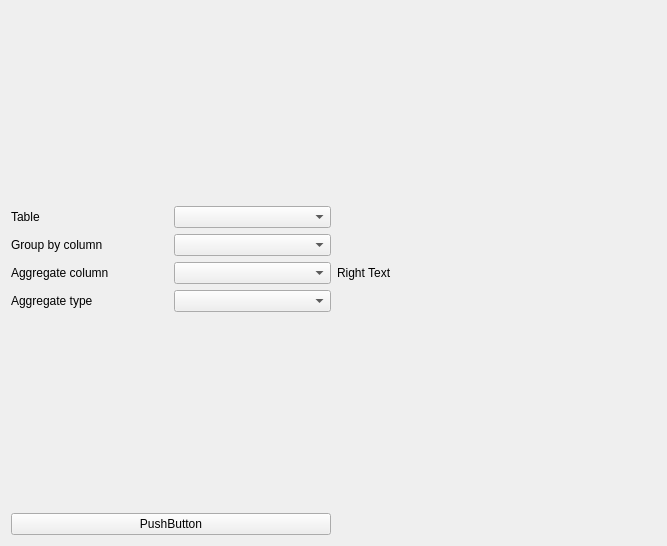
<?xml version="1.0" encoding="UTF-8"?>
<ui version="4.0">
 <class>DynamicSearch</class>
 <widget class="QWidget" name="DynamicSearch">
  <property name="geometry">
   <rect>
    <x>0</x>
    <y>0</y>
    <width>667</width>
    <height>546</height>
   </rect>
  </property>
  <property name="windowTitle">
   <string>Form</string>
  </property>
  <layout class="QHBoxLayout" name="horizontalLayout">
   <item>
    <layout class="QVBoxLayout" name="layout_SelectionParameters">
     <item>
      <spacer name="vs_SelectionTop">
       <property name="orientation">
        <enum>Qt::Vertical</enum>
       </property>
       <property name="sizeHint" stdset="0">
        <size>
         <width>20</width>
         <height>40</height>
        </size>
       </property>
      </spacer>
     </item>
     <item>
      <layout class="QHBoxLayout" name="layout_Table">
       <item>
        <widget class="QLabel" name="tl_Table">
         <property name="text">
          <string>Table</string>
         </property>
        </widget>
       </item>
       <item>
        <widget class="QComboBox" name="cb_Tables"/>
       </item>
      </layout>
     </item>
     <item>
      <layout class="QHBoxLayout" name="layout_GroupByColumn">
       <item>
        <widget class="QLabel" name="tl_GroupByColumn">
         <property name="text">
          <string>Group by column</string>
         </property>
        </widget>
       </item>
       <item>
        <widget class="QComboBox" name="cb_GroupByColumn"/>
       </item>
      </layout>
     </item>
     <item>
      <layout class="QHBoxLayout" name="layout_AggregateColumn">
       <item>
        <widget class="QLabel" name="tl_AggregateColumn">
         <property name="text">
          <string>Aggregate column</string>
         </property>
        </widget>
       </item>
       <item>
        <widget class="QComboBox" name="cb_AggregateColumn"/>
       </item>
      </layout>
     </item>
     <item>
      <layout class="QHBoxLayout" name="layout_AggregateType">
       <item>
        <widget class="QLabel" name="tl_AggregateType">
         <property name="text">
          <string>Aggregate type</string>
         </property>
        </widget>
       </item>
       <item>
        <widget class="QComboBox" name="cb_AggregateType"/>
       </item>
      </layout>
     </item>
     <item>
      <spacer name="vs_SelectionBottom">
       <property name="orientation">
        <enum>Qt::Vertical</enum>
       </property>
       <property name="sizeHint" stdset="0">
        <size>
         <width>20</width>
         <height>40</height>
        </size>
       </property>
      </spacer>
     </item>
     <item>
      <widget class="QPushButton" name="pb_UseSelection">
       <property name="text">
        <string>PushButton</string>
       </property>
      </widget>
     </item>
    </layout>
   </item>
   <item>
    <widget class="QLabel" name="tl_RightText">
     <property name="text">
      <string>Right Text</string>
     </property>
    </widget>
   </item>
  </layout>
 </widget>
 <resources/>
 <connections/>
</ui>
